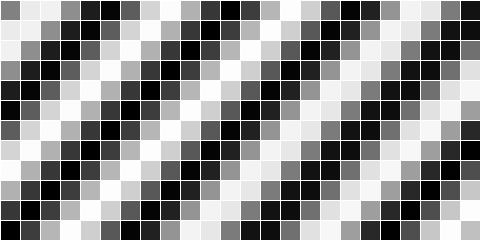
Frame 1 (no input)
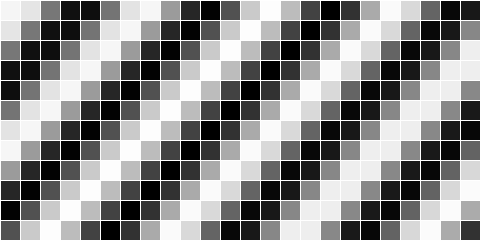
Frame 60 (the mouse pressed at the canvas centre just before this capture)
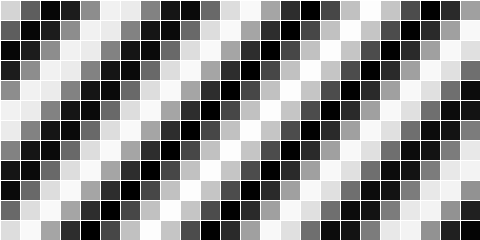
Frame 120 (the mouse held since frame 60 and released just before this capture)

The Processing sketch that drew these frames (run headless with seeded random() and noise(); from frame 60 on, the mouse is pressed at the canvas centre):

// Processing sketch: example_13_10_grid_cells
// ── example_13_10_grid_cells.pde
// Learning Processing
// Daniel Shiffman
// http://www.learningprocessing.com

// Example 13-10: Two-dimensional array of objects

// 2D Array of objects
Cell[][] grid; 

// Number of columns and rows in the grid
int cols = 32;
int rows = 18;

void setup() {
  size(480, 240);
  grid = new Cell[cols][rows];

  // The counter variables i and j are also the column and row numbers
  // In this example, they are used as arguments to the constructor for each object in the grid.
  for (int i = 0; i < cols; i++ ) {
    for (int j = 0; j < rows; j++ ) {
      // Initialize each object
      grid[i][j] = new Cell(i*20, j*20, 20, 20, i + j);
    }
  }
}

void draw() {
  background(0);
  for (int i = 0; i < cols; i ++ ) {     
    for (int j = 0; j < rows; j ++ ) {
      // Oscillate and display each object
      grid[i][j].oscillate();
      grid[i][j].display();
    }
  }
}


// ── Cell.pde
// A Cell object

class Cell {

  // A cell object knows about its location in the grid as well as its size with the variables x, y, w, h.
  float x, y;   // x,y location
  float w, h;   // width and height
  float angle;  // angle for oscillating brightness

  // Cell Constructor
  Cell(float tempX, float tempY, float tempW, float tempH, float tempAngle) {
    x = tempX;
    y = tempY;
    w = tempW;
    h = tempH;
    angle = tempAngle;
  }

  // Oscillation means increase angle
  void oscillate() {
    angle += 0.02;
  }

  void display() {
    stroke(255);
    // Color calculated using sine wave
    fill(127 + 127 * sin(angle));
    rect(x, y, w, h);
  }
}
